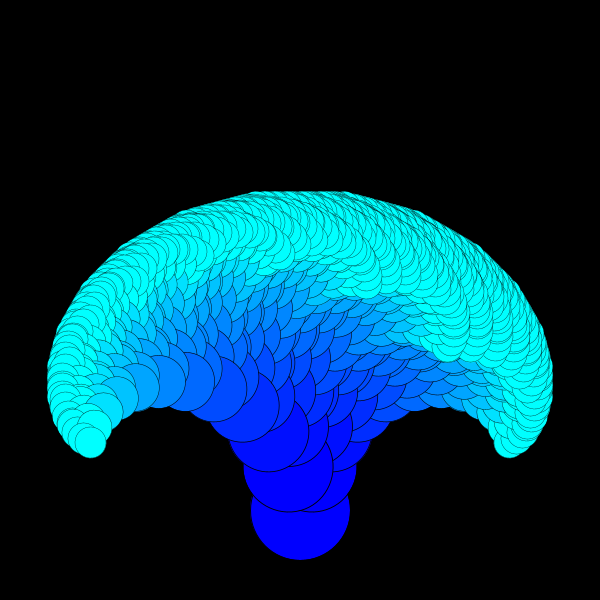
Frame 1 (no input)
Frame 60 (the mouse pressed at the canvas centre just before this capture): identical to frame 1, image omitted
Frame 120 (the mouse held since frame 60 and released just before this capture): identical to frame 1, image omitted

The Processing sketch that drew this single still picture (run headless with seeded random() and noise(); from frame 60 on, the mouse is pressed at the canvas centre):

// Processing sketch: RecursionDemo
// ── RecursionDemo.pde
//
// RecursionDemo.pde
//


void setup()
{
    size(600, 600);
}


void draw()
{
    background(0);
    translate(width/2, height*.85);
    drawBall(10);
}


void drawBall(int level)
{
    fill(0, 255-level*30, 255);
    ellipse(0, 0, 100, 100);

    if (level >= 0)
    {
      pushMatrix();
      rotate(PI/12);
      scale(.9);
      translate(0, -50);
      drawBall(level-1);
      popMatrix();

      pushMatrix();
      rotate(-PI/12);
      scale(.9);
      translate(0, -50);
      drawBall(level-1);
      popMatrix();
    }
}
